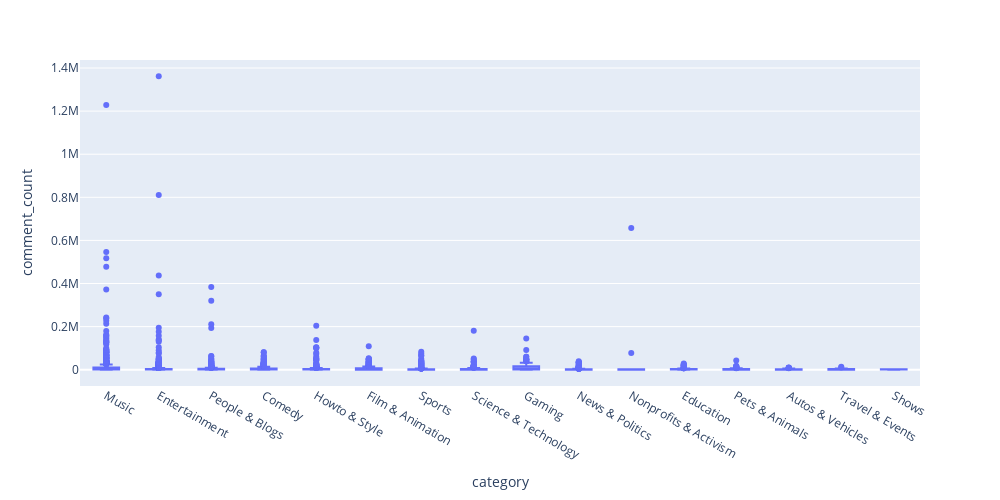

Write notebook code for a chart like this one.
### Code cell
fig = px.box(df, x="category", y="comment_count",width=1000, height=500)
fig.update_traces(quartilemethod="exclusive") # or "inclusive", or "linear" by default
fig.update_layout(xaxis={'categoryorder':'total descending'}) # put boxplots in descending order based on values

fig.show()

### Figure 1 — Plotly figure (JSON) as saved in the notebook; plotly's stock layout.template omitted (floating-point values rounded to 4 significant figures; data arrays with more than 128 entries replaced by an {"elided": "..."} marker saying what was removed)
{"data": [{"alignmentgroup": "True", "hovertemplate": "category=%{x}<br>comment_count=%{y}<extra></extra>", "legendgroup": "", "marker": {"color": "#636efa"}, "name": "", "notched": false, "offsetgroup": "", "orientation": "v", "quartilemethod": "exclusive", "showlegend": false, "type": "box", "x": {"elided": "6325 str values"}, "x0": " ", "xaxis": "x", "y": {"elided": "6325 int values"}, "y0": " ", "yaxis": "y"}], "layout": {"boxmode": "group", "height": 500, "legend": {"tracegroupgap": 0}, "margin": {"t": 60}, "width": 1000, "xaxis": {"anchor": "y", "categoryorder": "total descending", "domain": [0, 1], "title": {"text": "category"}}, "yaxis": {"anchor": "x", "domain": [0, 1], "title": {"text": "comment_count"}}}}
